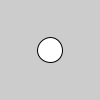
Frame 1 (no input)
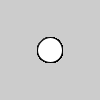
Frame 60 (the mouse pressed at the canvas centre just before this capture)
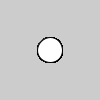
Frame 120 (the mouse held since frame 60 and released just before this capture)

The Processing sketch that drew these frames (run headless with seeded random() and noise(); from frame 60 on, the mouse is pressed at the canvas centre):

// Processing sketch: program2
// ── program2.pde
void setup() {
  size(100, 100);
  frameRate(60);
}

void draw() {
  ellipse(50, 50, 25, 25);
}
